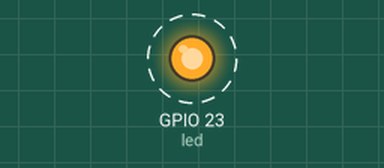
Simulated run of this program. Board: ESP32 board running MicroPython. Shown: output pins drawn as LEDs (lit = HIGH). Dashed ring = blinking. What the program prints to the serial console is not drawn.

Above: at 0.5 s.
Timing chart, 0 to 4.6 s (numbered marks = the images above):
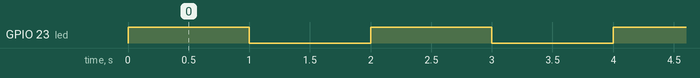

The program:

led_.py
```python
import machine
import time

led = machine.Pin(23, machine.Pin.OUT)

while True:
    print("led on")
    led.on()
    time.sleep(1)

    print("led off")
    led.off()
    time.sleep(1)

    print("led value(1)")
    led.value(1)
    time.sleep(1)

    print("led value(0)")
    led.value(0)
    time.sleep(1)
```

Measured:
- by itself, GPIO 23 (led): alternates HIGH for 1.0 s and LOW for 1.0 s
